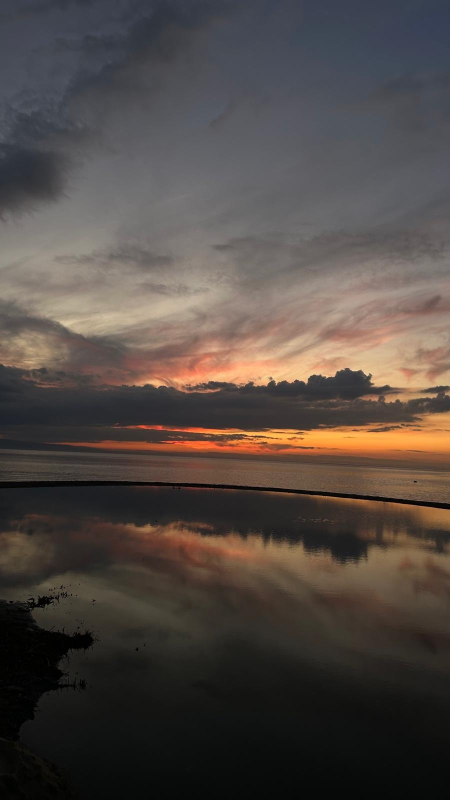
#> input picture outputs/resized_img1.jpg, 900 x 1600 px (shown at 1/2 size)
$ python step_2_8_panorama.py
#> lines starting #> are read from the running program, lines starting #| are printed output that depends on the picture; after the words box and inside, x2 and y2 are one past the last pixel; in counts of white or black regions, pixels touching at a corner belong together
import cv2
import numpy as np
import os

os.makedirs("outputs/2_8", exist_ok=True)

# 4 görüntüyü buradan alıyoruz (senin akışına uygun)
paths = [
    "outputs/resized_img1.jpg",
    "outputs/resized_img2.jpg",
    "outputs/resized_img3.jpg",
    "outputs/resized_img4.jpg",
]

imgs = []
for p in paths:
    im = cv2.imread(p)
#> im is the input picture: shape (1600, 900, 3); mean B, G, R 67.7, 72.6, 81.4
    if im is None:
        raise FileNotFoundError(f"Okunamadi: {p}")
    imgs.append(im)

def stitch_pair(base, add, tag="12", nfeatures=1500, ratio=0.75, ransac_thresh=4.0):
    """
    base: mevcut panorama (BGR)
    add : eklenecek görüntü (BGR)
    tag : çıktı isimleri için etiket
    """
#> called with tag = '12', nfeatures = 1500, ratio = 0.75, ransac_thresh = 4
    grayA = cv2.cvtColor(base, cv2.COLOR_BGR2GRAY)
    grayB = cv2.cvtColor(add, cv2.COLOR_BGR2GRAY)

    # 1) ORB keypoint + descriptor
    orb = cv2.ORB_create(nfeatures=nfeatures)
    kpA, desA = orb.detectAndCompute(grayA, None)
#> kpA = 1449 keypoints; strongest (x, y, size): (653, 754, 31), (552, 768, 31), (739, 748, 31), (734, 751, 31)
    kpB, desB = orb.detectAndCompute(grayB, None)
#> kpB = 1500 keypoints; strongest (x, y, size): (418, 753, 31), (360, 756, 31), (396, 749, 31), (458, 740, 31)

    if desA is None or desB is None or len(kpA) < 10 or len(kpB) < 10:
        raise RuntimeError("Yeterli anahtar nokta bulunamadi (ORB).")

    # 2) KNN eşleştirme + ratio test (descriptor tabanlı eşleştirme)
    bf = cv2.BFMatcher(cv2.NORM_HAMMING, crossCheck=False)
    knn = bf.knnMatch(desA, desB, k=2)
#> knn = 1449 matches

    good = []
    for m, n in knn:
        if m.distance < ratio * n.distance:
            good.append(m)
#> after the loop, good = 572 matches

    if len(good) < 10:
        raise RuntimeError(f"Yeterli iyi eşleşme yok: {len(good)}")

    # RANSAC öncesi eşleşme görseli (ilk 60)
    raw_vis = cv2.drawMatches(
        base, kpA, add, kpB, sorted(good, key=lambda x: x.distance)[:60],
        None, flags=cv2.DrawMatchesFlags_NOT_DRAW_SINGLE_POINTS
    )
    cv2.imwrite(f"outputs/2_8/matches_raw_{tag}.jpg", raw_vis)

    # 3) Homografi için noktaları hazırla
    ptsA = np.float32([kpA[m.queryIdx].pt for m in good]).reshape(-1, 1, 2)
#> ptsA = 572 rows, first 8: [688, 739], [701, 739], [683, 740], [721, 740], [679, 741], [675, 742], [704, 742], [525, 886]
    ptsB = np.float32([kpB[m.trainIdx].pt for m in good]).reshape(-1, 1, 2)
#> ptsB = 572 rows, first 8: [491, 724], [503, 724], [486, 725], [523, 724], [482, 727], [478, 728], [507, 726], [336, 875]

    # 4) RANSAC ile homografi
    H, mask = cv2.findHomography(ptsB, ptsA, cv2.RANSAC, ransac_thresh)
#> H = [[0.848, -0.0283, 233.6], [-0.103, 0.931, 52.64], [-0.000163, -6.44e-06, 1]]; mask = 572 values, max 1 at index 0, min 0 at index 78, mean 0.96
    if H is None:
        raise RuntimeError("Homografi bulunamadi (H None).")

    inliers = mask.ravel().tolist()
#> inliers has the same summary as mask

    # RANSAC sonrası (inlier) eşleşme görseli
    inlier_matches = [m for m, keep in zip(good, inliers) if keep]
#> inlier_matches = 549 matches
    ransac_vis = cv2.drawMatches(
        base, kpA, add, kpB, sorted(inlier_matches, key=lambda x: x.distance)[:60],
        None, flags=cv2.DrawMatchesFlags_NOT_DRAW_SINGLE_POINTS
    )
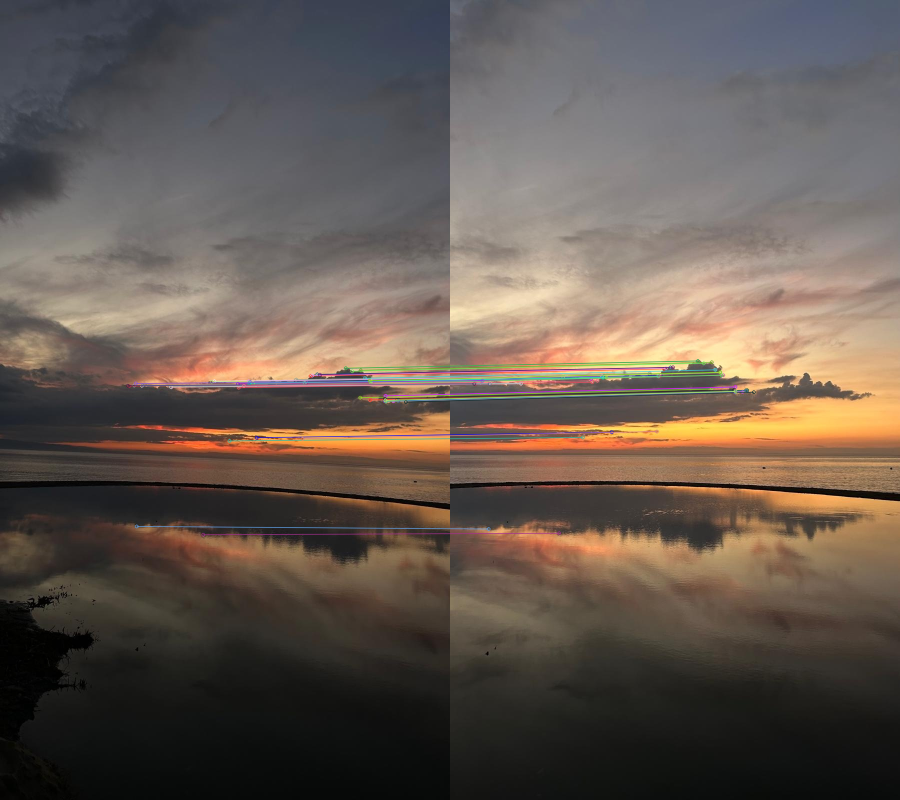
#> ransac_vis: shape (1600, 1800, 3) (shown at 1/2 size); mean B, G, R 80.4, 88.8, 100.6
    cv2.imwrite(f"outputs/2_8/matches_ransac_{tag}.jpg", ransac_vis)

    # 5) Warp için çıktı tuvali hesapla (base + add sığsın)
    hA, wA = base.shape[:2]
    hB, wB = add.shape[:2]

    cornersB = np.float32([[0,0],[wB,0],[wB,hB],[0,hB]]).reshape(-1,1,2)
    cornersB_warp = cv2.perspectiveTransform(cornersB, H)
#> cornersB_warp = [[233.6, 52.64], [1168.4, -47.37], [1129, 1720.4], [190.3, 1558.7]]

    cornersA = np.float32([[0,0],[wA,0],[wA,hA],[0,hA]]).reshape(-1,1,2)

    all_corners = np.vstack((cornersA, cornersB_warp))
#> all_corners = [[0, 0], [900, 0], [900, 1600], [0, 1600], [233.6, 52.64], [1168.4, -47.37], [1129, 1720.4], [190.3, 1558.7]]
    [xmin, ymin] = np.int32(all_corners.min(axis=0).ravel() - 0.5)
#> xmin = 0; ymin = -47
    [xmax, ymax] = np.int32(all_corners.max(axis=0).ravel() + 0.5)
#> xmax = 1168; ymax = 1720

    tx = -xmin
#> tx = 0
    ty = -ymin
#> ty = 47

    T = np.array([[1,0,tx],
                  [0,1,ty],
                  [0,0, 1]], dtype=np.float64)
#> T = [[1, 0, 0], [0, 1, 47], [0, 0, 1]]

    out_w = xmax - xmin
#> out_w = 1168
    out_h = ymax - ymin
#> out_h = 1767

    # 6) add görüntüsünü warp et
    warped_add = cv2.warpPerspective(add, T @ H, (out_w, out_h))
    cv2.imwrite(f"outputs/2_8/warped_image_{tag}.jpg", warped_add)

    # 7) base görüntüsünü tuvale yerleştir
    canvas = np.zeros((out_h, out_w, 3), dtype=np.uint8)
    canvas[ty:ty+hA, tx:tx+wA] = base

    # 8) Basit blending (mask ile)
    mask_canvas = (canvas.sum(axis=2) > 0).astype(np.uint8)
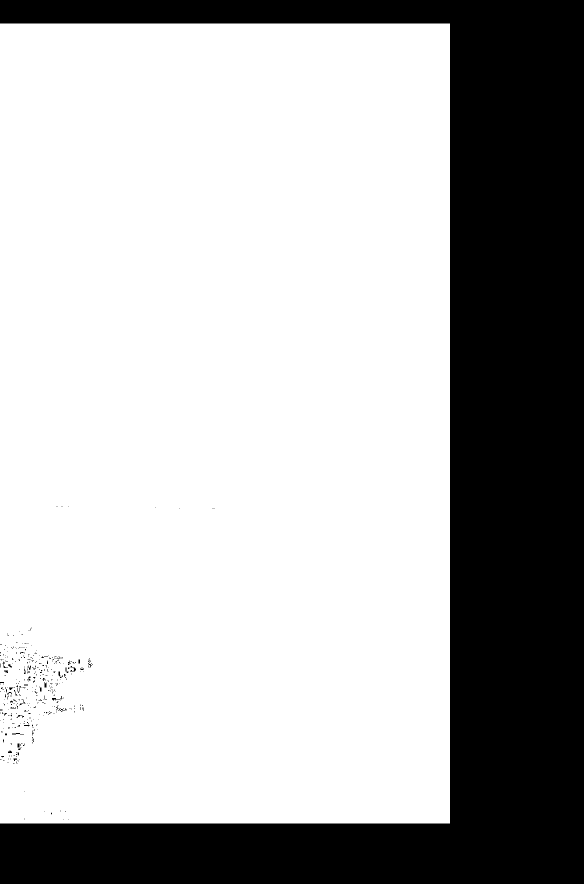
#> mask_canvas: shape (1767, 1168) (shown at 1/2 size); values 0 (black) and 1 (white), 69.7% white; 359 black regions (335 under 20 px), largest, box (x1, y1, x2, y2) and area: (0, 0, 1168, 1767) 623856, (140, 1332, 152, 1344) 51, (104, 1396, 121, 1401) 43
    mask_warped = (warped_add.sum(axis=2) > 0).astype(np.uint8)
#> mask_warped: shape (1767, 1168); values 0 (black) and 1 (white), 74.5% white; 2 black regions, box (x1, y1, x2, y2) and area: (0, 0, 1156, 1767) 493876, (1129, 63, 1168, 1767) 33238

    overlap = (mask_canvas & mask_warped).astype(np.uint8)
#> overlap: shape (1767, 1168); values 0 (black) and 1 (white), 52.5% white; 5 black regions (4 under 20 px), largest, box (x1, y1, x2, y2) and area: (0, 0, 1168, 1767) 980333
    only_canvas = (mask_canvas & (1 - overlap)).astype(np.uint8)
#> only_canvas: shape (1767, 1168); values 0 (black) and 1 (white), 17.2% white; 1 white region, box (x1, y1, x2, y2) and area: (0, 47, 717, 1647) 354400
    only_warped = (mask_warped & (1 - overlap)).astype(np.uint8)
#> only_warped: shape (1767, 1168); values 0 (black) and 1 (white), 22% white; 5 white regions (4 under 20 px), largest, box (x1, y1, x2, y2) and area: (431, 0, 1168, 1767) 453219

    result = np.zeros_like(canvas)
    result[only_canvas == 1] = canvas[only_canvas == 1]
    result[only_warped == 1] = warped_add[only_warped == 1]

    # overlap bölgesinde ortalama al (basit ama iş görür)
    if overlap.sum() > 0:
        ov_idx = overlap == 1
        blended = (0.5 * canvas[ov_idx].astype(np.float32) + 0.5 * warped_add[ov_idx].astype(np.float32))
        result[ov_idx] = blended.astype(np.uint8)

    return result

# --- 4 görüntüyü sırayla birleştir ---
pan = imgs[0]

pan = stitch_pair(pan, imgs[1], tag="12")
cv2.imwrite("outputs/2_8/pan_step12.jpg", pan)

pan = stitch_pair(pan, imgs[2], tag="123")
#> call 2 of stitch_pair, with tag = '123', nfeatures = 1500, ratio = 0.75, ransac_thresh = 4
#> in stitch_pair (call 2), `grayB = cv2.cvtColor(add, cv2.COLOR_BGR2GRAY)`:
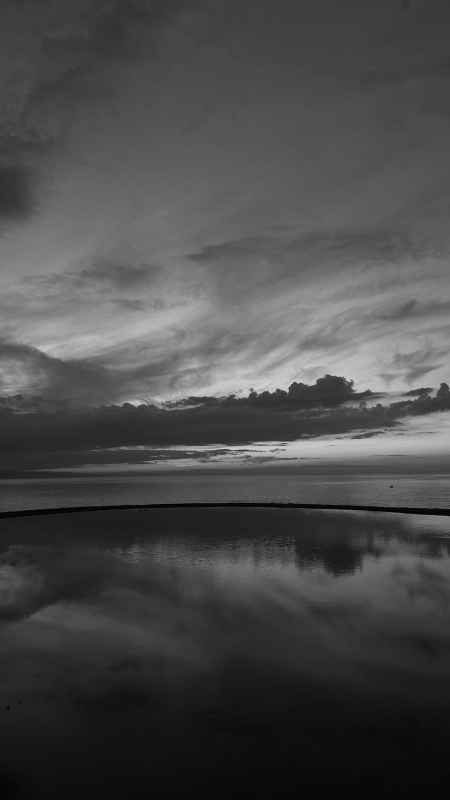
#> grayB: shape (1600, 900) (shown at 1/2 size); min 0, max 234, mean 73.6
#> in stitch_pair (call 2), `kpA, desA = orb.detectAndCompute(grayA, None)`: kpA = 1500 keypoints; strongest (x, y, size): (610, 809, 77.1), (734, 798, 31), (609, 809, 92.6), (611, 812, 37.2)
#> in stitch_pair (call 2), `kpB, desB = orb.detectAndCompute(grayB, None)`: kpB = 1349 keypoints; strongest (x, y, size): (574, 784, 31), (596, 766, 31), (570, 779, 92.6), (574, 781, 53.6)
#> in stitch_pair (call 2), `knn = bf.knnMatch(desA, desB, k=2)`: knn = 1500 matches
#> after the loop in stitch_pair (call 2), `for m, n in knn:`: good = 314 matches
#> in stitch_pair (call 2), `ptsA = np.float32([kpA[m.queryIdx].pt for m in good]).reshape(-1, 1, 2)`: ptsA = 314 rows, first 8: [781, 904], [778, 817], [526, 930], [420, 919], [369, 816], [383, 818], [486, 920], [510, 922]
#> in stitch_pair (call 2), `ptsB = np.float32([kpB[m.trainIdx].pt for m in good]).reshape(-1, 1, 2)`: ptsB = 314 rows, first 8: [748, 868], [741, 781], [493, 910], [386, 906], [329, 804], [343, 805], [453, 903], [473, 903]
#> in stitch_pair (call 2), `H, mask = cv2.findHomography(ptsB, ptsA, cv2.RANSAC, ransac_thresh)`: H = [[0.897, -0.093, 117], [0.0443, 0.801, 88.14], [-8.96e-06, -0.000103, 1]]; mask = 314 values, max 1 at index 0, min 0 at index 16, mean 0.904
#> in stitch_pair (call 2), `inliers = mask.ravel().tolist()`: inliers has the same summary as mask
#> in stitch_pair (call 2), `inlier_matches = [m for m, keep in zip(good, inliers) if keep]`: inlier_matches = 284 matches
#> in stitch_pair (call 2), `ransac_vis = cv2.drawMatches( base, kpA, add, kpB, sorted(inlier_match..`:
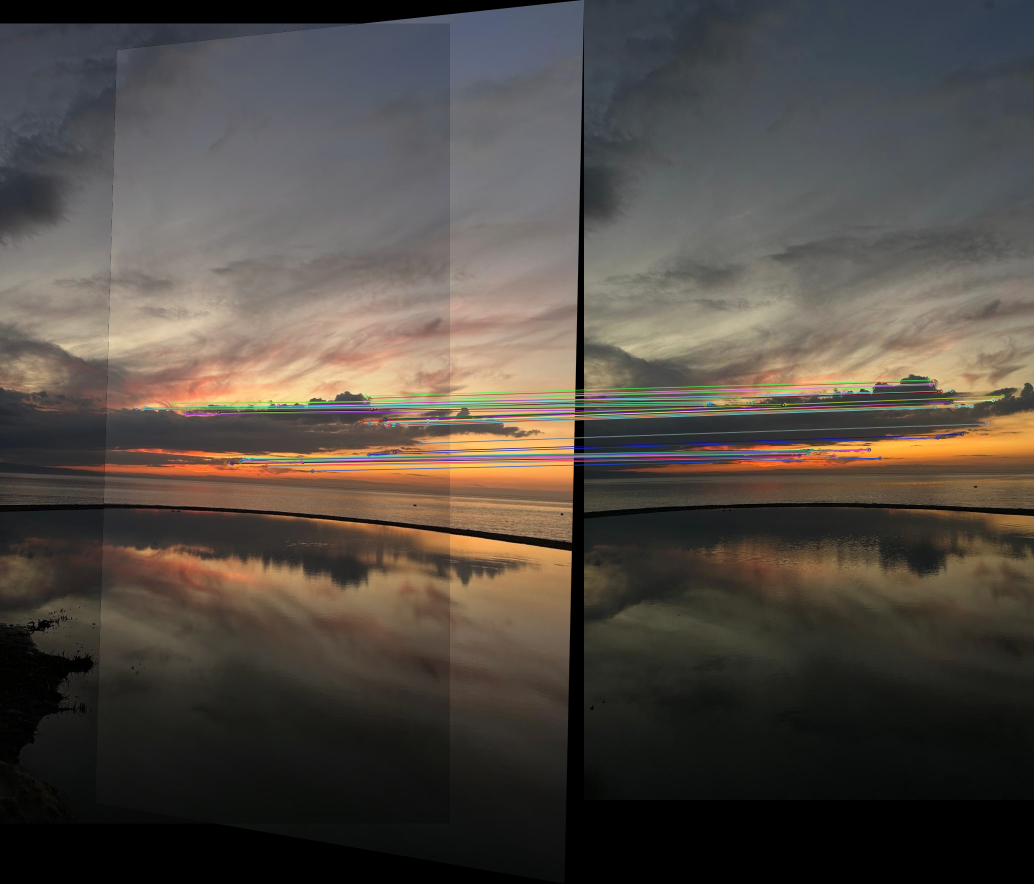
#> ransac_vis: shape (1767, 2068, 3) (shown at 1/2 size); mean B, G, R 67.8, 74.7, 81.8
#> in stitch_pair (call 2), `cornersB_warp = cv2.perspectiveTransform(cornersB, H)`: cornersB_warp = [[117, 88.14], [932.1, 129.1], [937.2, 1703.3], [-38.1, 1639.1]]
#> in stitch_pair (call 2), `all_corners = np.vstack((cornersA, cornersB_warp))`: all_corners = [[0, 0], [1168, 0], [1168, 1767], [0, 1767], [117, 88.14], [932.1, 129.1], [937.2, 1703.3], [-38.1, 1639.1]]
#> in stitch_pair (call 2), `[xmin, ymin] = np.int32(all_corners.min(axis=0).ravel() - 0.5)`: xmin = -38; ymin = 0
#> in stitch_pair (call 2), `[xmax, ymax] = np.int32(all_corners.max(axis=0).ravel() + 0.5)`: ymax = 1767
#> in stitch_pair (call 2), `tx = -xmin`: tx = 38
#> in stitch_pair (call 2), `ty = -ymin`: ty = 0
#> in stitch_pair (call 2), `T = np.array([[1,0,tx], [0,1,ty], [0,0, 1]], dtype=np.float64)`: T = [[1, 0, 38], [0, 1, 0], [0, 0, 1]]
#> in stitch_pair (call 2), `out_w = xmax - xmin`: out_w = 1206
cv2.imwrite("outputs/2_8/pan_step123.jpg", pan)

pan = stitch_pair(pan, imgs[3], tag="1234")
#> call 3 of stitch_pair, with tag = '1234', nfeatures = 1500, ratio = 0.75, ransac_thresh = 4
#> in stitch_pair (call 3), `grayB = cv2.cvtColor(add, cv2.COLOR_BGR2GRAY)`:
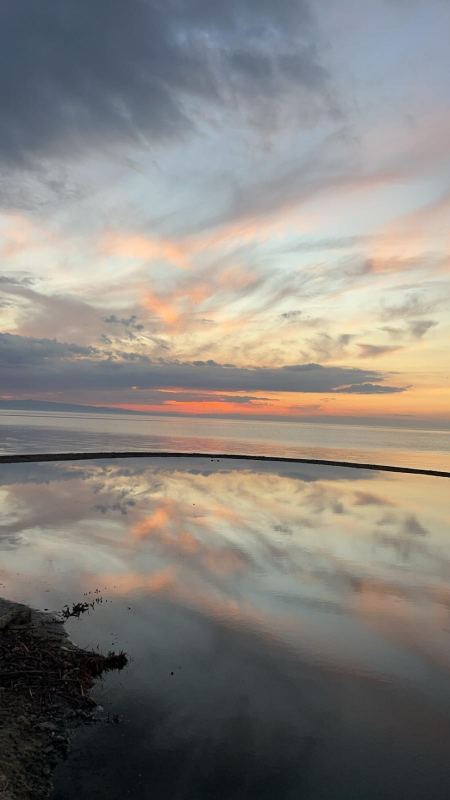
#> add: shape (1600, 900, 3) (shown at 1/2 size); mean B, G, R 125.9, 131.3, 135.3
#> in stitch_pair (call 3), `kpA, desA = orb.detectAndCompute(grayA, None)`: kpA = 1499 keypoints; strongest (x, y, size): (976, 1073, 31), (648, 806, 92.6), (649, 809, 64.3), (1162, 1029, 31)
#> in stitch_pair (call 3), `kpB, desB = orb.detectAndCompute(grayB, None)`: kpB = 1437 keypoints; strongest (x, y, size): (161, 1213, 31), (166, 1211, 37.2), (90, 1219, 31), (387, 1008, 31)
#> in stitch_pair (call 3), `knn = bf.knnMatch(desA, desB, k=2)`: knn = 1499 matches
#> after the loop in stitch_pair (call 3), `for m, n in knn:`: good = 23 matches
#> in stitch_pair (call 3), `raw_vis = cv2.drawMatches( base, kpA, add, kpB, sorted(good, key=lambd..`:
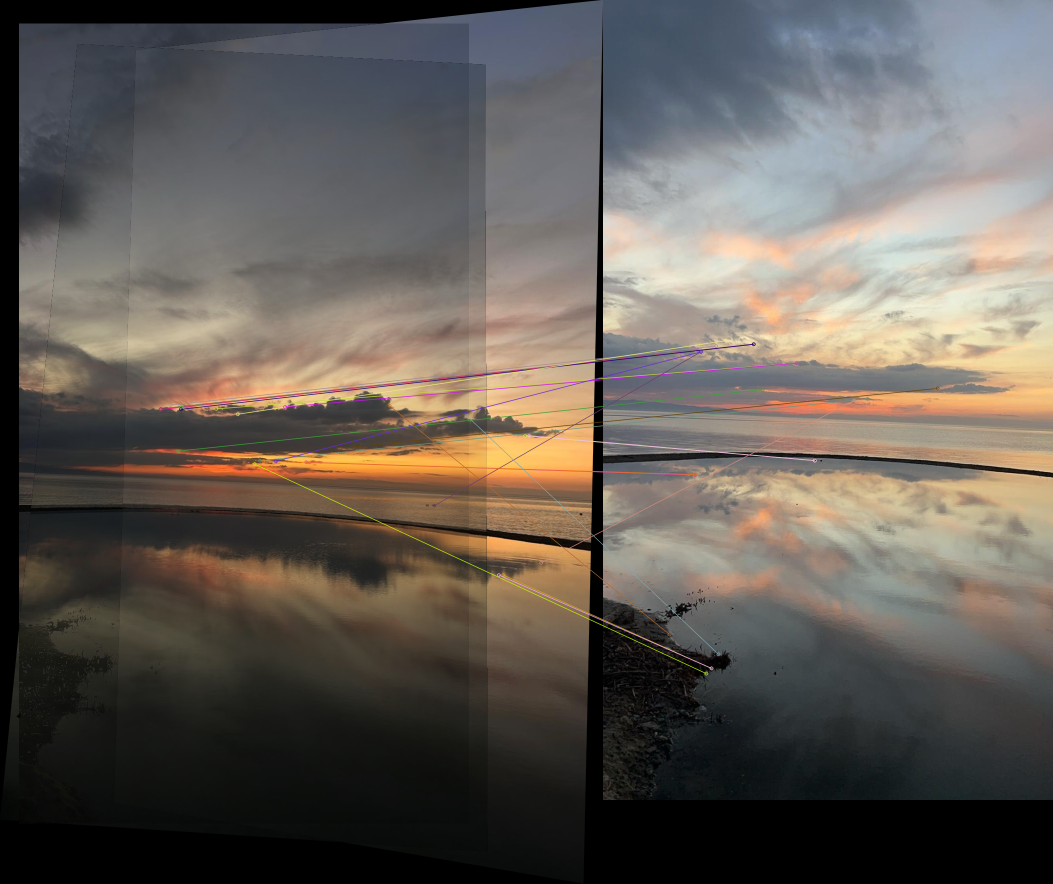
#> raw_vis: shape (1767, 2106, 3) (shown at 1/2 size); mean B, G, R 86.6, 92.9, 99.2
#> in stitch_pair (call 3), `ptsA = np.float32([kpA[m.queryIdx].pt for m in good]).reshape(-1, 1, 2)`: ptsA = 23 rows, first 8: [612, 924], [475, 828], [551, 922], [508.8, 927.6], [778.8, 811.2], [868.3, 1010.9], [527, 921.6], [432, 817.3]
#> in stitch_pair (call 3), `ptsB = np.float32([kpB[m.trainIdx].pt for m in good]).reshape(-1, 1, 2)`: ptsB = 23 rows, first 8: [182.5, 949.7], [244.9, 680.8], [195.3, 703.3], [206, 1346.7], [132.6, 1268.4], [195.3, 703.3], [183.2, 948.7], [386.4, 726]
#> in stitch_pair (call 3), `H, mask = cv2.findHomography(ptsB, ptsA, cv2.RANSAC, ransac_thresh)`: H = [[-0.227, -0.996, 744.2], [-0.368, -1.05, 811.2], [-0.000453, -0.0013, 1]]; mask = 23 values, max 1 at index 4, min 0 at index 0, mean 0.217
#> in stitch_pair (call 3), `inliers = mask.ravel().tolist()`: inliers = [0, 0, 0, 0, 1, 1, 0, 0, 1, 0, 0, 1, 0, 0, 0, 0, 0, 0, 0, 1, 0, 0, 0]
#> in stitch_pair (call 3), `inlier_matches = [m for m, keep in zip(good, inliers) if keep]`: inlier_matches = 5 matches
#> in stitch_pair (call 3), `cornersB_warp = cv2.perspectiveTransform(cornersB, H)`: cornersB_warp = [[744.2, 811.2], [912.1, 810], [710.4, 811.6], [790, 811.1]]
#> in stitch_pair (call 3), `all_corners = np.vstack((cornersA, cornersB_warp))`: all_corners = [[0, 0], [1206, 0], [1206, 1767], [0, 1767], [744.2, 811.2], [912.1, 810], [710.4, 811.6], [790, 811.1]]
#> in stitch_pair (call 3), `[xmin, ymin] = np.int32(all_corners.min(axis=0).ravel() - 0.5)`: xmin = 0
#> in stitch_pair (call 3), `[xmax, ymax] = np.int32(all_corners.max(axis=0).ravel() + 0.5)`: xmax = 1206
#> in stitch_pair (call 3), `tx = -xmin`: tx = 0
#> in stitch_pair (call 3), `T = np.array([[1,0,tx], [0,1,ty], [0,0, 1]], dtype=np.float64)`: T = [[1, 0, 0], [0, 1, 0], [0, 0, 1]]
#> in stitch_pair (call 3), `result[ov_idx] = blended.astype(np.uint8)`:
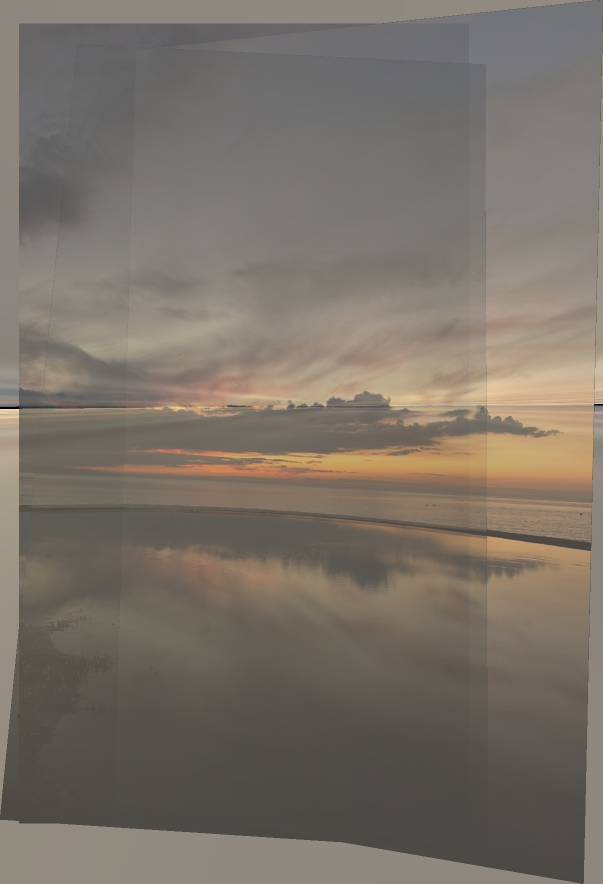
#> result: shape (1767, 1206, 3) (shown at 1/2 size); mean B, G, R 104.1, 113.5, 121.6
cv2.imwrite("outputs/2_8/final_panorama.jpg", pan)

print("2.8 tamamlandi. Ciktilar: outputs/2_8/")
